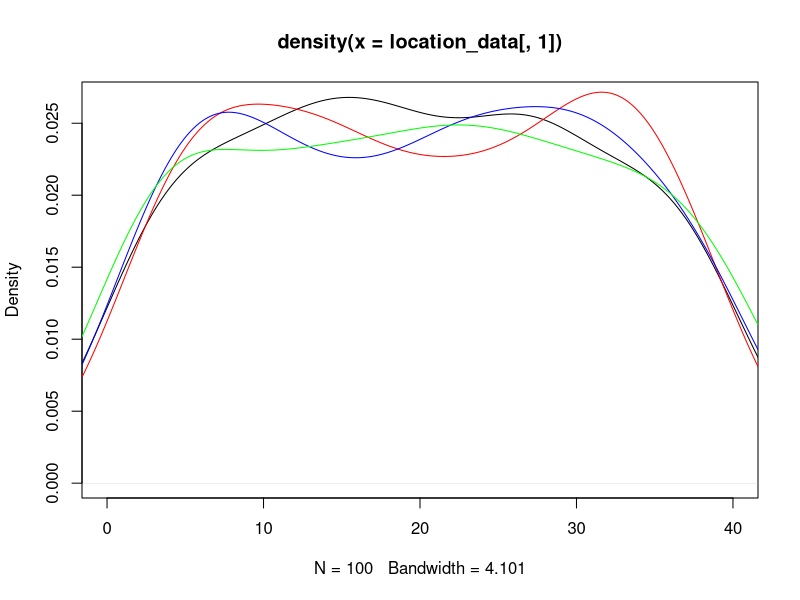
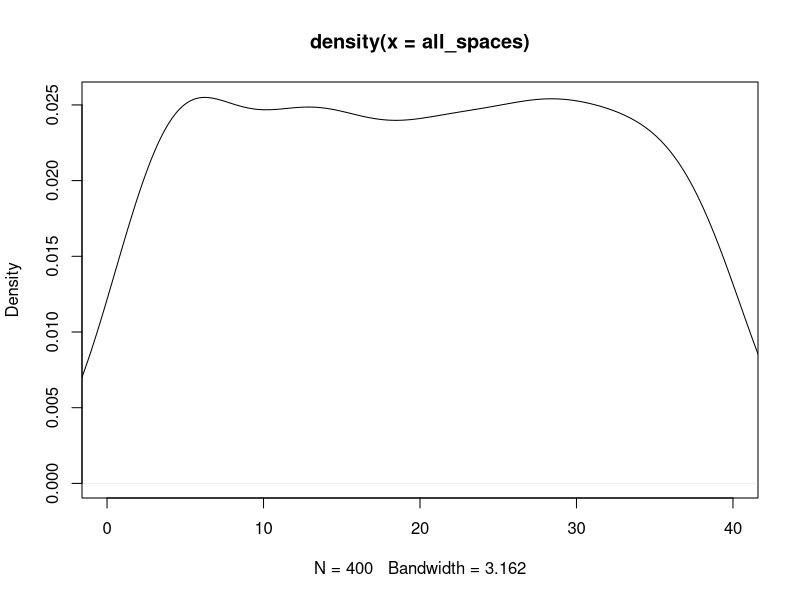
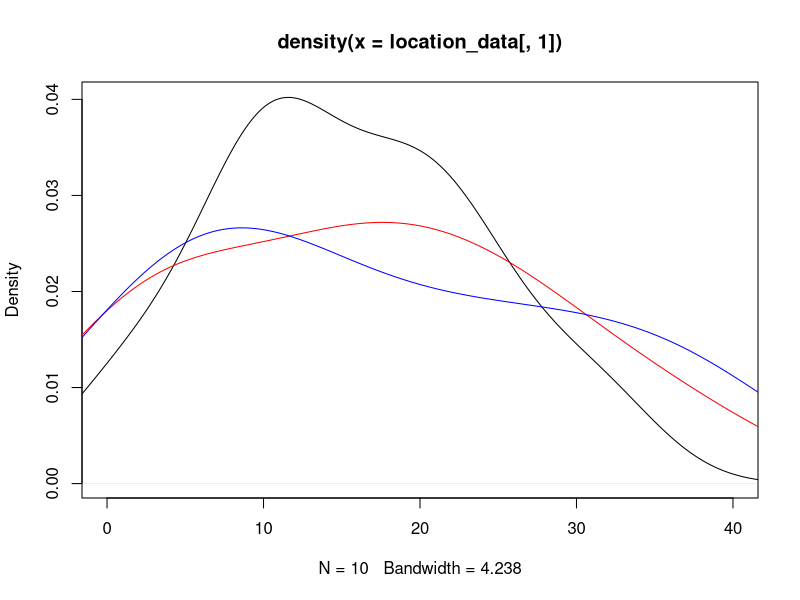
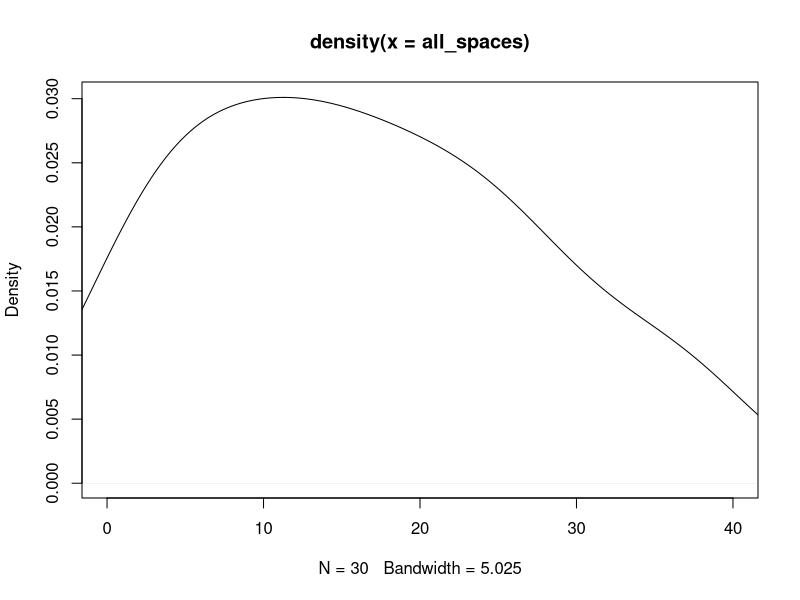

The R source for these figures, in order: (Note: this script raises an error after producing the figures.)
## ---- chunk 1
knitr::opts_chunk$set(echo = TRUE)
## ---- chunk 2
#libraries
library(dplyr)
library(ggplot2)
## ---- chunk 3
#Kayleigh
##LET'S GET MOVING

monopolyBoard <- read.csv("MonopolyBoard.csv", header = T)
monopolyBoard

# Using dice rolls to determine where a player will land on the board
#input: "location"; a number 1-40; where the player is on the board
#output: the amount of spaces the player will move until they are on their new location

#note that this is only accounting for standard dice rolls, no special rules yet...

lets_move = function(location) {
  dice_roll_1 <- sample(1:6, 1, replace = TRUE)
  dice_roll_2 <- sample(1:6, 1, replace = TRUE)
  
  roll_total <- sum(dice_roll_1, dice_roll_2)
  roll_double <- dice_roll_1 == dice_roll_2
  
    location = location + roll_total
    
  if (location <= 40) {
    location = location
  } else {
    location = location - 40
  }
  
  space = monopolyBoard$name[monopolyBoard$spaces == location]
  
  print("You're moving forward...")
  print(roll_total)
  
  print("You're on space...")
  print(location)
  
  #print(space) #This prints out the name of the space that they land on. 
}

#testers
lets_move(1)
lets_move(25)
lets_move(38)
lets_move(40)



#A function to move players around the board and to play Monopoly!
#input: "turns"; the amount of turns we should take
#output: a player's new location on the board

lets_play = function(turns) {
  location = 1
  print("Starting Location: GO!")
  for (i in 1:turns) {
    location = lets_move(location)
  }
  print("You've landed on...")
  return(location)
}



lets_play(10) #tester #in this example if you look at a reference monopoly board and "walk" your way around the board with each move being the number in each output, you'll land on the space on the board corresponding to the final output (when counting "GO" as 1 and/or 40) 

#testers 
#"lets_move" and "lets_play" have both been edited to print out phrases for each roll and move to make it easier to determine how the player is moving. 
#"You're moving forward..." gives the player's roll
#"You're on space..." is the players position after 1 turn/"lets_move"
  # Later try to switch this print statement to the name of the spot that the player is on 
#"You've landed on..." gives the final location after running "lets_play" for "x" turns.
  # Later try to switch this print statement to the name of the spot that the player is on 

lets_play(3)
lets_play(10)

## ---- chunk 4
##DOUBLE DOWN

##WORK IN PROGRESS

#A function using dice rolls to determine how many spaces a player will move with the additional rules for "doubles" in Monopoly
#input: "location"; a number 1-40 where the player is on the board
#outut: the number of spaces the player will move on the board, with the special case of rolling three "doubles" and landing in jail
double_down = function(location) {
  dice_roll_1 <- sample(1:6, 1, replace = TRUE)
  dice_roll_2 <- sample(1:6, 1, replace = TRUE)
  
  roll_total <- sum(dice_roll_1, dice_roll_2)
  roll_double <- dice_roll_1 == dice_roll_2
  
  print("roll was")
  print(roll_total)
    
  if (roll_double) {
    
    dice_roll_3 <- sample(1:6, 1, replace = TRUE)
    dice_roll_4 <- sample(1:6, 1, replace = TRUE)
    
    roll_total_2 <- sum(dice_roll_3, dice_roll_4)
    roll_double_2 <- dice_roll_3 == dice_roll_4
    
    print("roll double was")
    print(roll_total_2)

    
    if (roll_double_2) {
      dice_roll_5 <- sample(1:6, 1, replace = TRUE)
      dice_roll_6 <- sample(1:6, 1, replace = TRUE)
      
      roll_total_3 <- sum(dice_roll_5, dice_roll_6)
      roll_double_3 <- dice_roll_5 == dice_roll_6
      
      print("roll double was")
      print(roll_total_3)
      
      if (roll_double_3) {
        location = 11 #Jail
        print("doubles, doubles, doubles")
        print("You're going to JAIL!")
        
      } else {
        location = location + roll_total + roll_total_2 + roll_total_3
        print("doubles, doubles, not doubles")
        print("You're moving forward...")
        print(roll_total + roll_total_2 + roll_total_3)
      }
    } else {
      location = location + roll_total + roll_total_2
      print("doubles, not doubles")
      print("You're moving forward...")
      print(roll_total+roll_total_2)
    }
  } else {
    location = location + roll_total
    print("no doubles")
    print("You're moving forward...")
    print(roll_total)
  }

    
  if (location <= 40) {
    location = location
  } else {
    location = location - 40
  }

  
  print("You're on space...")
  print(location)
}

double_down(1)
#text out in the function is kinda funky right but it's just to make sure its working right
#In final version switch all dice rolls to sample(1:6,...)

## ---- chunk 5
##CHANCE AND COMMUNITY CHEST CARDS
Card_Numbers <- c(1, 2, 3, 4, 5, 6, 7, 8, 9, 10, 11, 12, 13, 14, 15, 16)

Chance_Cards <- c("Advance to Boardwalk", "Advance to Go (Collect $200)", "Advance to Illinois Avenue. If you pass Go, collect $200", "Advance to St. Charles Place. If you pass Go, collect $200", "Advance to the nearest Railroad. If unowned, you may buy it from the Bank. If owned, pay owner twice the rental to which they are otherwise entitled", "Advance to the nearest Railroad. If unowned, you may buy it from the Bank. If owned, pay owner twice the rental to which they are otherwise entitled", "Advance token to nearest Utility. If unowned, you may buy it from the Bank. If owned, throw dice and pay owner a total ten times amount thrown", "Bank pays you dividend of $50", "Get Out of Jail Free", "Go Back 3 Spaces", "Go to Jail. Go directly to Jail, do not pass Go, do not collect $200", "Make general repairs on all your property. For each house pay $25. For each hotel pay $100", "Speeding fine $15", "Take a trip to Reading Railroad. If you pass Go, collect $200", "You have been elected Chairman of the Board. Pay each player $50", "Your building loan matures. Collect $150")

Chance <- data.frame(Chance_Cards, Card_Numbers)
Chance
##Chance cards to move a player to a new space:
  #1 -> Advance to Boardwalk (space 40)
  #2 -> Advance to Go (space 1)
  #3 -> Advance to Illinois Avenue (space 25)
  #4 -> Advance to St. Charles Place (space 12)
  #5 -> Advance to nearest Railroad (space(s) 6, 16, 26, 36)
  #6 -> Advance to nearest Railraod (space(s) 6, 16, 26, 36)
  #7 -> Advance to nearest Utility (space(s) 13, 29)
  #11 -> Go to Jail (space 11)
  #14 -> Take a trip to Reading Railroad (space 6)

Community_Chest_Cards <- c("Advance to Go (Collect $200)", "Bank error in your favor. Collect $200", "Doctor’s fee. Pay $50", "From sale of stock you get $50", "Get Out of Jail Free", "Go to Jail. Go directly to jail, do not pass Go, do not collect $200", "Holiday fund matures. Receive $100", "Income tax refund. Collect $20", "It is your birthday. Collect $10 from every player", "Life insurance matures. Collect $100", "Pay hospital fees of $100", "Pay school fees of $50", "Receive $25 consultancy fee", "You are assessed for street repair. $40 per house. $115 per hotel", "You have won second prize in a beauty contest. Collect $10", "You inherit $100")

Community_Chest <- data.frame(Community_Chest_Cards, Card_Numbers)
Community_Chest

##Community Chest Cards that move a player to a new space:
  #1 -> Advance to GO (space 1)
  #5 -> Go to Jail (space 11)

## ---- chunk 6
# heidi

#the function "who_goes_first" simulates the initial roll before the game begins in order to determine which player goes first
# input is a number of how many players are going to be playing
# output is the value of each players roll and the player that will start the game based on who had the highest roll
who_goes_first <- function(num_players){
  initial_rolls <- c()
  for (i in 1:num_players) {
    player_i_roll <- sum(sample(1:6, 2, replace=TRUE))
    initial_rolls <- c(initial_rolls, player_i_roll) # vector of every player's roll
    print(paste("Player", i, "rolled", player_i_roll))
  }
  cat("\n")
  if(sum(initial_rolls == max(initial_rolls)) >= 2){
    while (sum(initial_rolls == max(initial_rolls)) >= 2) { # if players tied for highest number
      tied_players <- which(initial_rolls==max(initial_rolls)) # identify which players tied
      print("It's a tie! Roll again")
      cat("\n")
      tie_breaker_rolls <- c()
      for (i in tied_players) { # tied players roll again
       player_i_roll2 <- sum(sample(1:6, 2, replace=TRUE))
       tie_breaker_rolls <- c(tie_breaker_rolls, player_i_roll2)
       print(paste("Player", i, "rolled", player_i_roll2))
      }
      initial_rolls <- tie_breaker_rolls
      highest_roll <- max(tie_breaker_rolls)
      highest_player2 <- tied_players[which(tie_breaker_rolls == highest_roll)]
    }
    cat("\n")
    print(paste("Player", highest_player2, "goes first!"))
  }
  else {
    highest_player <- which.max(initial_rolls) # who rolled the highest number
    print(paste("Player", highest_player, "goes first!"))
  }
}

who_goes_first(4) # test function

## ---- chunk 7
# Olivia
# Website for data: https://stat-jet-asu.github.io/Datasets/InstructorDescriptions/monopoly.html

monopolyBoard <- read.csv("MonopolyBoard.csv", header = T)
head(monopolyBoard)

# This section is for question number 2

# Kayleigh's lets_play function from above incorporating players and density plots
# uses lets_move function from above
# input: turns, # of turns to iterate through; players, number of players (2-4)
# output: density plot with a line for each player's frequency of spaces landed on 
# & density plot for the combined frequency of spaces landed on for all players

lets_play = function(turns, players) {
  location_data <- as.data.frame(matrix(nrow = turns, ncol = players))
  
for (j in 1:players) {
  location = 1
  
  for (i in 1:turns) {
    
    location = lets_move(location)
    location_data[i,j] <- location
    }
  }
  
  # creates density plot of frequency of landing on each space for each player
  plot(density(location_data[,1]), xlim = c(0,40), col = "black")
  
  colors <- c("red", "blue", "green")
  
  for (k in 2:players) {
  lines(density(location_data[,k]), col = colors[k-1]) # adds a density line for each player after the first
  }
  
  # creates density plot for total frequency landing on each space (all players spaces included)
  all_spaces <- as.vector(as.matrix(location_data))
  plot(density(all_spaces), xlim = c(0,40), col = "black")
}
lets_play(100, 4)

## ---- chunk 8
who_goes_first2 <- function(num_players){
  initial_rolls <- c()
  for (i in 1:num_players) {
    player_i_roll <- sum(sample(1:6, 2, replace=TRUE))
    initial_rolls <- c(initial_rolls, player_i_roll) # vector of every player's roll
#    print(paste("Player", i, "rolled", player_i_roll))
  }
  cat("\n")
  if(sum(initial_rolls == max(initial_rolls)) >= 2){
    while (sum(initial_rolls == max(initial_rolls)) >= 2) { # if players tied for highest number
      tied_players <- which(initial_rolls==max(initial_rolls)) # identify which players tied
#      print("It's a tie! Roll again")
#      cat("\n")
      tie_breaker_rolls <- c()
      for (i in tied_players) { # tied players roll again
       player_i_roll2 <- sum(sample(1:6, 2, replace=TRUE))
       tie_breaker_rolls <- c(tie_breaker_rolls, player_i_roll2)
#       print(paste("Player", i, "rolled", player_i_roll2))
      }
      initial_rolls <- tie_breaker_rolls
      highest_roll <- max(tie_breaker_rolls)
      highest_player2 <- tied_players[which(tie_breaker_rolls == highest_roll)]
    }
#    cat("\n")
#    print(paste("Player", highest_player2, "goes first!"))
  }
  else {
    highest_player <- which.max(initial_rolls) # who rolled the highest number
#    print(paste("Player", highest_player, "goes first!"))
#    return(highest_player)
  
    
  # creating player order
  player_order <- length(num_players)
  player_order[1] <- as.integer(highest_player)

 for (j in 2:num_players) {
    
  player_order[j] <- as.integer(player_order[j-1] + 1)
  if (player_order[j] > num_players) {
    player_order[j] <- 1
  }
 }
  print(player_order)
  }
  
  playerlist <- (list(highest_player, player_order))
  return(playerlist)
}

#who_goes_first2(4)

## ---- chunk 9
# Question number 3 -- including jail and double rolls

lets_move2 = function(location) {
  dice_roll_1 <- sample(1:6, 1, replace = TRUE)
  dice_roll_2 <- sample(1:6, 1, replace = TRUE)
  
  roll_total <- sum(dice_roll_1, dice_roll_2)
  roll_double <- dice_roll_1 == dice_roll_2
  
    location = location + roll_total # updates location to be previous location + roll total
    double3 = "false" # double3 is assigned "true" if the player double rolls 3x (as seen in if statement below), otherwise it is assigned "false" 
    
  # first double roll -> roll again
  if (roll_double == TRUE) {
    dice_roll_3 <- sample(1:6, 1, replace = TRUE)
    dice_roll_4 <- sample(1:6, 1, replace = TRUE)
    
    roll_total2 <- sum(dice_roll_3, dice_roll_4)
    roll_double2 <- dice_roll_3 == dice_roll_4
    
    location = location + roll_total2
    double3 = "false"
    
    # if player is at a location past 40, subtract 40 so they go back to the GO space at location "41"
    # this is included in each if statement below so that it applies if player has to roll again
    if (location <= 40) {
      location = location
    } else {
      location = location - 40
    }
     
      # second double roll -> roll again
      if (roll_double2 == TRUE) {
        dice_roll_5 <- sample(1:6, 1, replace = TRUE)
        dice_roll_6 <- sample(1:6, 1, replace = TRUE)
    
        roll_total3 <- sum(dice_roll_5, dice_roll_6)
        roll_double3 <- dice_roll_5 == dice_roll_6
    
        location = location + roll_total3
        double3 = "false"
        
        if (location <= 40) {
          location = location
        } else {
          location = location - 40
        }
        
        # third double roll -> go to jail
          if (roll_double3 == TRUE) {
            location = monopolyBoard$spaces[monopolyBoard$name == "Jail"]
            double3 = "true"
          }
      }
  }  
    
  if (location <= 40) {
    location = location
  } else {
    location = location - 40
  }
  
  listdata <- (list(location, double3)) # creates list for outputs "location" and "double3"
  # if you need to access location from this function, use lets_move2(location)[[1]]
  # if you need to access double3, use lets_move2(double3)[[2]]
  return(listdata)
  
}


# lets_play2 is currently set up to have each player go thru all their turns and then move onto the next player
# probably need to fix this for question 5

## ---- chunk 10

lets_play2 = function(turns, players) {
  
  
  location_data <- as.data.frame(matrix(nrow = turns, ncol = players)) # dataframe will keep data for locations of players for each turn
  double3data <- as.data.frame(matrix(nrow = turns, ncol = players)) # dataframe will say "true" if player double rolled 3x (which lands them in jail) and "false" if they didn't double roll 3x
  
    # puts players in order
    colnames(location_data) <- who_goes_first2(players)[[2]]
  
    location = 1 # each player starts at location 1
    location_data[1,] <- location
    double3 = 0 # initializing "double3" which will be later assigned a "true" or "false" based on if player double rolled 3x
  
    for (i in 2:turns) { # iterates through number of turns
      
        for (j in 1:players) { # rotates through each player
          
        location = lets_move2(location_data[i-1,j])[[1]] # takes location from lets_move2 function and assigns it to location
        location_data[i,j] <- as.integer(location) # puts location value into the dataframe of locations for each player
        double3data[i,j] <- lets_move2(double3)[[2]] # takes "true" or "false" value from double3 and adds it to double3data dataframe
        
      # deals with landing in jail from "go to jail" space and staying there for next 3 turns
      if (31 %in% location_data[i-1,j]) { # if you landed on 31 in the last turn (i-1 turn), you go to jail (space 11) for the ith turn
        location <- 11
        location_data[i,j] <- as.integer(location) # new location is 11
      } else if (11 %in% location_data[i-1,j] & 31 %in% location_data[i-2,j]) { # if you were on space 11 last turn AND you were on space 31 2 turns ago, you stay in jail (space 11) for turn i
        location <- 11
        location_data[i,j] <- as.integer(location)  
      } else if (11 %in% location_data[i-2,j] & 31 %in% location_data[i-3,j]) {
        location <- 11
        location_data[i,j] <- as.integer(location)
      }
        
      # landing in jail from 3x double roll and staying there for next 3 turns
      if (11 %in% location_data[i,j] & "true" %in% double3data[i-1,j]) { # if player's location is 11 (jail) and double3data is"true" (player double rolled 3x), player stays in jail. all 3 if/else if statements keep player in jail for the next 3 turns
        location <- 11
        location_data[i,j] <- as.integer(location)
      } else if (11 %in% location_data[i-1,j] & "true" %in% double3data[i-2,j]) { # 
        location <- 11
        location_data[i,j] <- as.integer(location)
      } else if (11 %in% location_data[i-2,j] & "true" %in% double3data[i-3,j]) {
        location <- 11
        location_data[i,j] <- as.integer(location)
      }
        
    }
  }
  print(location_data)
  
  # creates density plot of frequency of landing on each space for each player
  plot(density(location_data[,1]), xlim = c(0,40), col = "black")
  
  colors <- c("red", "blue", "green")
  
  for (k in 2:players) {
    lines(density(location_data[,k]), col = colors[k-1]) # adds a density line for each player after the first
  }
  
  # creates density plot for total frequency landing on each space (all players spaces included)
  all_spaces <- as.vector(as.matrix(location_data))
  plot(density(all_spaces), xlim = c(0,40), col = "black")
  
}
 
lets_play2(10, 3)

location_data

# how should we go about recording spaces landed on when double rolls occur?

## ---- chunk 11
# olivia (ignore this its a work in progress)
# Figure out how to have players pay and recieve money from landing on chance and community chest spaces

# $200 every time you pass go

     if(draw_card == 5){
        if(location >= 37 && location <= 5){
              location = 6
              
              
            } else if (location >= 6 && location <= 15){
                location = 16
              } else {
                if(location >= 16 && location <= 25){
                  location = 26
                } else {
                  location = 36
                }
              }
            }
  
    if(draw_card == 6){
        if(location >= 37 && location <= 5){
              location = 6
            } else {
              if (location >= 6 && location <= 15){
                location = 16
              } else {
                if(location >= 16 && location <= 25){
                  location = 26
                } else {
                  location = 36
                }
              }
            }
    }

#################



##########

# replaces NAs in rent_0 column with 0s
monopolyBoard$rent_0[is.na(monopolyBoard$rent_0) == TRUE] <- as.integer(0)

lets_play_idk = function(turns, players) {
  
  location_data <- as.data.frame(matrix(nrow = turns, ncol = players))
  double3data <- as.data.frame(matrix(nrow = turns, ncol = players))
  player_bank_data <- data.frame(matrix(nrow = 2, ncol = players))
  
    colnames(location_data) <- who_goes_first2(players)[[2]]
  
    location = 1
    location_data[1,] <- location
    double3 = 0
  
    for (i in 2:turns) {
      
        for (j in 1:players) {
          
        location = lets_move3(location_data[i-1,j])[[1]]
        location_data[i,j] <- as.integer(location)
        double3data[i,j] <- lets_move3(double3)[[2]]
        
      # deals with landing in jail from "go to jail" space and staying there for next 3 turns
      if (31 %in% location_data[i-1,j]) { # if you land on 31 (go to jail), next location is in jail (space 11)
        location <- 11
        location_data[i,j] <- as.integer(location)
      } else if (11 %in% location_data[i-1,j] & 31 %in% location_data[i-2,j]) {
        location <- 11
        location_data[i,j] <- as.integer(location)
      } else if (11 %in% location_data[i-2,j] & 31 %in% location_data[i-3,j]) {
        location <- 11
        location_data[i,j] <- as.integer(location)
      }
        
      # landing in jail from 3x double roll and staying there for next 3 turns
      if (11 %in% location_data[i,j] & "true" %in% double3data[i-1,j]) { # "true" means player double rolled 3x -> jail
        location <- 11
        location_data[i,j] <- as.integer(location)
      } else if (11 %in% location_data[i-1,j] & "true" %in% double3data[i-2,j]) { # 
        location <- 11
        location_data[i,j] <- as.integer(location)
      } else if (11 %in% location_data[i-2,j] & "true" %in% double3data[i-3,j]) {
        location <- 11
        location_data[i,j] <- as.integer(location)
      }

        
      # updating banks when players land on each others properties
      if(location %in% c(2, 4, 6, 7, 9, 10, 12, 13, 14, 15, 16, 17, 19, 20, 22, 24, 25, 26, 27, 28, 29, 30, 32, 33, 35, 36, 38, 40)) {
            
      location = location
      spot <- which(Property_Statuses$Space == location)
      cost <- which(monopolyBoard$spaces == location)
      owned_by_player <- Property_Statuses$Owned_By_Player[spot]
        
      The_Players$Player_Bank[owned_by_player] <- The_Players$Player_Bank[owned_by_player] + monopolyBoard$rent_0[cost]
      The_Players$Player_Bank[j] <- The_Players$Player_Bank[j] - monopolyBoard$rent_0[cost]
          }
    }
  }
  print(location_data)
  print(double3data)
  print(The_Players)
  
  # creates density plot of frequency of landing on each space for each player
  plot(density(location_data[,1]), xlim = c(0,40), col = "black")
  
  plot(location_data[,1], xlim= c(0,40), col="black", type="h", xlab="Spaces", ylab="Frequency", main="Frequency of Landing on Each Space for Each Player")
  
  colors <- c("red", "blue", "green")
  
  for (k in 2:players) {
    lines(density(location_data[,k]), col = colors[k-1]) # adds a density line for each player after the first
  }
  
  # creates density plot for total frequency landing on each space (all players spaces included)
  all_spaces <- as.vector(as.matrix(location_data))
  plot(density(all_spaces), xlim = c(0,40), col = "black")
 
}

lets_play_idk(10, 4)

## ---- chunk 12
#4 - Kayleigh and Maddie 
#Chance - spaces 8, 23, 37
#Community Chest - spaces 3, 18, 34
Chance

Drawing_Chance = function(location) {
  location = location
  draw_card <- sample(1:16, 1, replace = TRUE)
  player_card <- Chance$Chance_Cards[draw_card]
  print(player_card)

  
      if(draw_card == 1) {
        location = 1
      }
      
      if(draw_card == 2) {
        location = 1
      }
      
      if(draw_card == 3) {
        location = 25
      }
  
      if(draw_card == 4){
        location = 12
      }
  
      if(draw_card == 5){
        if(location >= 37 && location <= 5){
              location = 6
            } else {
              if (location >= 6 && location <= 15){
                location = 16
              } else {
                if(location >= 16 && location <= 25){
                  location = 26
                } else {
                  location = 36
                }
              }
            }
    }
  
    if(draw_card == 6){
        if(location >= 37 && location <= 5){
              location = 6
            } else {
              if (location >= 6 && location <= 15){
                location = 16
              } else {
                if(location >= 16 && location <= 25){
                  location = 26
                } else {
                  location = 36
                }
              }
            }
    }
  
    if(draw_card == 7){
        if(location >= 29 && location <= 12){
              location = 13
            } else {
              location = 29
    }
  }
  
    if(draw_card == 11) {
      location = 11
    }
  
    if(draw_card == 14) {
      location = 6
    }
  
    if(draw_card == 10) {
      location = location - 3
    }
  
    location = location
    return(location)
}

Drawing_Chance(8)
Drawing_Chance(23)
Drawing_Chance(37)

Drawing_Community_Chest = function(location) {
  location = location
  draw_card_chest <- sample(1:16, 1, replace = TRUE)
  player_card_chest <- Community_Chest$Community_Chest_Cards[draw_card_chest]
  print(player_card_chest)
  print(location)
  
  if (draw_card_chest == 1) {
    location = 1
  } else {
    if (draw_card_chest == 6) {
    location = 11
    } else {
      location = location
    }
  
  }
  
  location = location 
  return(location)
}

Drawing_Community_Chest(3)
Drawing_Community_Chest(18)
Drawing_Community_Chest(34)

lets_move3 = function(location) {
  dice_roll_1 <- sample(1:6, 1, replace = TRUE)
  dice_roll_2 <- sample(1:6, 1, replace = TRUE)
  
  roll_total <- sum(dice_roll_1, dice_roll_2)
  roll_double <- dice_roll_1 == dice_roll_2
  
    location = location + roll_total
    double3 = "false"
  
  print("your roll total is...")
  print(roll_total)

  if (location <= 40) {
      location = location
  } else {
      location = location - 40
  }
   
  print("your location is...")
  print(location)
  
  if(location == 8 || location == 23 || location == 27) {
    location = Drawing_Chance(location)
    print("your location is...")
    print(location)
  }
  
  if(location == 3 || location == 18 || location == 34) {
    location = Drawing_Community_Chest(location)
    print("your location is...")
    print(location)
  }
    
  # first double roll -> roll again
  if (roll_double == TRUE) {
    dice_roll_3 <- sample(1:6, 1, replace = TRUE)
    dice_roll_4 <- sample(1:6, 1, replace = TRUE)
    
    roll_total2 <- sum(dice_roll_3, dice_roll_4)
    roll_double2 <- dice_roll_3 == dice_roll_4
    
    location = location + roll_total2
    double3 = "false"
    print("1 double")
    
    if (location <= 40) {
      location = location
    } else {
      location = location - 40
    }
    
    
    if(location == 8 || location == 23 || location == 27) {
    location = Drawing_Chance(location)
    }
  
  if(location == 3 || location == 18 || location == 34) {
    location = Drawing_Community_Chest(location)
    }
     
      # second double roll -> roll again
      if (roll_double2 == TRUE) {
        dice_roll_5 <- sample(1:6, 1, replace = TRUE)
        dice_roll_6 <- sample(1:6, 1, replace = TRUE)
    
        roll_total3 <- sum(dice_roll_5, dice_roll_6)
        roll_double3 <- dice_roll_5 == dice_roll_6
    
        location = location + roll_total3
        double3 = "false"
        print("2 doubles")
        
        if (location <= 40) {
          location = location
        } else {
          location = location - 40
        }
        
        if(location == 8 || location == 23 || location == 27) {
          location = Drawing_Chance(location)
        }
  
        if(location == 3 || location == 18 || location == 34) {
          location = Drawing_Community_Chest(location)
         
        }
        
        # third double roll -> go to jail
          if (roll_double3 == TRUE) {
            location = monopolyBoard$spaces[monopolyBoard$name == "Jail"]
            double3 = "true"
            print("three doubles")
          }
      }
  }  
   
  location = location 
  
  print("your location is...")
  print(location)
  listdata <- (list(location, double3))
  return(listdata)
  
}

lets_move3(1)


lets_play3 = function(turns, players) {
  
  location_data <- as.data.frame(matrix(nrow = turns, ncol = players))
  double3data <- as.data.frame(matrix(nrow = turns, ncol = players))
  
    colnames(location_data) <- who_goes_first2(players)[[2]]
  
    location = 1
    location_data[1,] <- location
    double3 = 0
  
    for (i in 2:turns) {
      
        for (j in 1:players) {
          
        location = lets_move3(location_data[i-1,j])[[1]]
        location_data[i,j] <- as.integer(location)
        double3data[i,j] <- lets_move3(double3)[[2]]
        
      # deals with landing in jail from "go to jail" space and staying there for next 3 turns
      if (31 %in% location_data[i-1,j]) { # if you land on 31 (go to jail), next location is in jail (space 11)
        location <- 11
        location_data[i,j] <- as.integer(location)
      } else if (11 %in% location_data[i-1,j] & 31 %in% location_data[i-2,j]) {
        location <- 11
        location_data[i,j] <- as.integer(location)
      } else if (11 %in% location_data[i-2,j] & 31 %in% location_data[i-3,j]) {
        location <- 11
        location_data[i,j] <- as.integer(location)
      }
        
      # landing in jail from 3x double roll and staying there for next 3 turns
      if (11 %in% location_data[i,j] & "true" %in% double3data[i-1,j]) { # "true" means player double rolled 3x -> jail
        location <- 11
        location_data[i,j] <- as.integer(location)
      } else if (11 %in% location_data[i-1,j] & "true" %in% double3data[i-2,j]) { # 
        location <- 11
        location_data[i,j] <- as.integer(location)
      } else if (11 %in% location_data[i-2,j] & "true" %in% double3data[i-3,j]) {
        location <- 11
        location_data[i,j] <- as.integer(location)
      }
        
    }
  }
  print(location_data)
  print(double3data)


  
  # creates density plot of frequency of landing on each space for each player
  plot(density(location_data[,1]), xlim = c(0,40), col = "black")
  
  plot(location_data[,1], xlim= c(0,40), col="black", type="h", xlab="Spaces", ylab="Frequency", main="Frequency of Landing on Each Space for Each Player")
  
  colors <- c("red", "blue", "green")
  
  for (k in 2:players) {
    lines(density(location_data[,k]), col = colors[k-1]) # adds a density line for each player after the first
  }
  
  # creates density plot for total frequency landing on each space (all players spaces included)
  all_spaces <- as.vector(as.matrix(location_data))
  plot(density(all_spaces), xlim = c(0,40), col = "black")
  
}


lets_play3(100, 4)

## ---- chunk 13

#use lets_move2 for freq plot

Chance
## ---- chunk 14
#hello
dice_roll <- sum(sample(1:6, 2, replace = TRUE))
dice_roll

Drawing_Chance = function(location) {
  location = location
  amount <- 0 
  draw_card <- sample(1:16, 1, replace = TRUE)
  player_card <- Chance$Chance_Cards[draw_card]
  print(player_card)

  
      if(draw_card == 1) {
        location = 1
      }
      
      if(draw_card == 2) {
        location = 1
        amount = 200
      }
      
      if(draw_card == 3) {
        if(location > 25){
          amount = 200
        }else{
          amount = amount
    }
        location = 25
      }
  
      if(draw_card == 4){
        if(location > 13 ){
          amount = 200
        }else{
          amount = amount
    }
        location = 12
      }
  
      if(draw_card == 5){
        if(location >= 37 && location <= 5){
              location = 6
            } else {
              if (location >= 6 && location <= 15){
                location = 16
              } else {
                if(location >= 16 && location <= 25){
                  location = 26
                } else {
                  location = 36
                }
              }
            }
    }
  
    if(draw_card == 6){
        if(location >= 37 && location <= 5){
              location = 6
            } else {
              if (location >= 6 && location <= 15){
                location = 16
              } else {
                if(location >= 16 && location <= 25){
                  location = 26
                } else {
                  location = 36
                }
              }
            }
    }
  
    if(draw_card == 7){
        if(location >= 29 && location <= 12){
              location = 13
            } else {
              location = 29
    }
    }
  
    if(draw_card == 8){
      amount = -50
    }
  
    if(draw_card == 10) {
      location = location - 3
    }
  
    if(draw_card == 11) {
      location = 11
    }
  
    if(draw_card == 13){
      amount = -15
    }
  
    if(draw_card == 14) {
      if(location > 6){
        amount = 200
      }else{
        amount = amount
    }
      location = 6
    }
  
    if(draw_card == 16){
      amount = 150
    }
  
   
    location = location
    amount = amount
    list_location_amount <- list(location, amount)
    return(list_location_amount)
}

Drawing_Community_Chest = function(location) {
  location = location
  amount <- 0
  draw_card_chest <- sample(1:16, 1, replace = TRUE)
  player_card_chest <- Community_Chest$Community_Chest_Cards[draw_card_chest]
  print(player_card_chest)
  print(location)
  
  
  if (draw_card_chest == 1) {
    location = 1
    amount = 200
  }
  
  #Bank error in your favor. Collect $200
  if(draw_card_chest == 2){
    amount = 200
  }
  
  #Doctor’s fee. Pay $50
  if(draw_card_chest == 3){
    amount = -50
  }
  
  #From sale of stock you get $50
  if(draw_card_chest == 4){
    amount = 50
  }
  
  if(draw_card_chest == 6) {
    location = 11
  }
  
  #Holiday fund matures. Receive $100
  if(draw_card_chest == 7){
    amount = 100
  }
  
  #Income tax refund. Collect $20
  if(draw_card_chest == 8){
    amount = 20
  }
  
  #Life insurance matures. Collect $100
  if(draw_card_chest == 10){
    amount = 100
  }
  
  #Pay hospital fees of $100
  if(draw_card_chest == 11){
    amount = -100
  }
  
  #Pay school fees of $50
  if(draw_card_chest == 12){
    amount = -50
  }
  
  #Receive $25 consultancy fee
  if(draw_card_chest == 13){
    amount = 25
  }
  
  #You have won second prize in a beauty contest. Collect $10
  if(draw_card_chest == 15){
    amount = 10
  }
  
  #You inherit $100
  if(draw_card_chest == 16){
    amount = 100
  }
  
  location = location 
  amount = amount
  list_location_amount <- list(location,amount)
  return(list_location_amount)
}

Drawing_Community_Chest(10) # test

Chance
Community_Chest
## ---- chunk 15
library(tidyverse)
## ---- chunk 16
Players <- c("Player 1", "Player 2", "Player 3", "Player 4")
Player_Bank <- c(1250, 1250, 1250, 1250)
The_Players <- data.frame(Players, Player_Bank)

Property <- c("Mediterranean", "Baltic", "Reading Railroad", "Oriental", "Vermot", "Connecticut", "St. Charles", "Electric Company", "States", "Virginia", "Pennsylvania Railroad", "St. James", "Tennessee", "New York", "Kentucky", "Indiana", "Illinios", "B&O Railroad", "Atlantic", "Ventnor", "Water Works", "Marvin Gardens", "Pacific", "N. Carolina", "Pennsylvania", "Short Line Railroad", "Park Place", "Boardwalk")
Owned_By_Player <- sample(1:4, 28, replace = TRUE)
Space <- c(2, 4, 6, 7, 9, 10, 12, 13, 14, 15, 16, 17, 19, 20, 22, 24, 25, 26, 27, 28, 29, 30, 32, 33, 35, 36, 38, 40)
Property_Statuses <- data.frame(Property, Space, Owned_By_Player)
Property_Statuses

lets_move3 = function(location) {
  dice_roll_1 <- sample(1:6, 1, replace = TRUE)
  dice_roll_2 <- sample(1:6, 1, replace = TRUE)
  
  roll_total <- sum(dice_roll_1, dice_roll_2)
  roll_double <- dice_roll_1 == dice_roll_2
  
    location = location + roll_total
    double3 = "false"


  if (location <= 40) {
      location = location
  } else {
      location = location - 40
  }

  if(location == 8 || location == 23 || location == 27) {
    location = Drawing_Chance(location)

  }
  
  if(location == 3 || location == 18 || location == 34) {
    location = Drawing_Community_Chest(location)

  }

  # first double roll -> roll again
  if (roll_double == TRUE) {
    dice_roll_3 <- sample(1:6, 1, replace = TRUE)
    dice_roll_4 <- sample(1:6, 1, replace = TRUE)
    
    roll_total2 <- sum(dice_roll_3, dice_roll_4)
    roll_double2 <- dice_roll_3 == dice_roll_4
    
    location = location + roll_total2
    double3 = "false"

    
    if (location <= 40) {
      location = location
    } else {
      location = location - 40
    }
    
    
    if(location == 8 || location == 23 || location == 27) {
    location = Drawing_Chance(location)
    }
  
  if(location == 3 || location == 18 || location == 34) {
    location = Drawing_Community_Chest(location)
    }
    
      # second double roll -> roll again
      if (roll_double2 == TRUE) {
        dice_roll_5 <- sample(1:6, 1, replace = TRUE)
        dice_roll_6 <- sample(1:6, 1, replace = TRUE)
    
        roll_total3 <- sum(dice_roll_5, dice_roll_6)
        roll_double3 <- dice_roll_5 == dice_roll_6
    
        location = location + roll_total3
        double3 = "false"
        
        if (location <= 40) {
          location = location
        } else {
          location = location - 40
        }
        
        if(location == 8 || location == 23 || location == 27) {
          location = Drawing_Chance(location)
        }
  
        if(location == 3 || location == 18 || location == 34) {
          location = Drawing_Community_Chest(location)
         
        }
        
        # third double roll -> go to jail
          if (roll_double3 == TRUE) {
            location = monopolyBoard$spaces[monopolyBoard$name == "Jail"]
            double3 = "true"
          }
      }
  }  
   
  location = location 
}

lets_move3(2)


lets_play4 = function(turns, players) {
  
  location_data <- as.data.frame(matrix(nrow = turns, ncol = players))
  double3data <- as.data.frame(matrix(nrow = turns, ncol = players))
  players_banks <- as.data.frame(matrix(nrow = turns, ncol = players))

print(Property_Statuses)

  for (j in 1:players) {
    location = 1
    double3 = 0
    
    
    for (i in 1:turns) {
        print("player")
        print(j)
        location = lets_move3(location)[[1]]
        location_data[i,j] <- as.integer(location)
        double3data[i,j] <- lets_move3(double3)[[2]]

                
      # deals with landing in jail from "go to jail" space and staying there for next 3 turns
      if (31 %in% location_data[i-1,j]) { # if you land on 31 (go to jail), next location is in jail (space 11)
        location <- 11
        location_data[i,j] <- as.integer(location)
      } else if (11 %in% location_data[i-1,j] & 31 %in% location_data[i-2,j]) {
        location <- 11
        location_data[i,j] <- as.integer(location)
      } else if (11 %in% location_data[i-2,j] & 31 %in% location_data[i-3,j]) {
        location <- 11
        location_data[i,j] <- as.integer(location)
      }
        
      # landing in jail from 3x double roll and staying there for next 3 turns
      if (11 %in% location_data[i,j] & "true" %in% double3data[i-1,j]) { # "true" means player double rolled 3x -> jail
        location <- 11
        location_data[i,j] <- as.integer(location)
      } else if (11 %in% location_data[i-1,j] & "true" %in% double3data[i-2,j]) { # 
        location <- 11
        location_data[i,j] <- as.integer(location)
      } else if (11 %in% location_data[i-2,j] & "true" %in% double3data[i-3,j]) {
        location <- 11
        location_data[i,j] <- as.integer(location)
      }
  
      
    }
  }
  
print(location_data)
return(The_Players)

}

lets_play4(1,4)
## ---- chunk 17
monopolyBoard
Players <- c("Player 1", "Player 2", "Player 3", "Player 4")
Player_Bank <- c(1250, 1250, 1250, 1250)
The_Players <- data.frame(Players, Player_Bank)

Property <- c("Mediterranean", "Baltic", "Reading Railroad", "Oriental", "Vermot", "Connecticut", "St. Charles", "Electric Company", "States", "Virginia", "Pennsylvania Railroad", "St. James", "Tennessee", "New York", "Kentucky", "Indiana", "Illinios", "B&O Railroad", "Atlantic", "Ventnor", "Water Works", "Marvin Gardens", "Pacific", "N. Carolina", "Pennsylvania", "Short Line Railroad", "Park Place", "Boardwalk")
Owned_By_Player <- sample(1:4, 28, replace = TRUE)
Space <- c(2, 4, 6, 7, 9, 10, 12, 13, 14, 15, 16, 17, 19, 20, 22, 24, 25, 26, 27, 28, 29, 30, 32, 33, 35, 36, 38, 40)
Property_Statuses <- data.frame(Property, Space, Owned_By_Player)
Property_Statuses


Updating_Player_Bank <- function(location, j) {
  if(location == 2 || location == 4 || location == 6 || location == 7 || location == 9 || location == 10 || location == 12 || location == 13 || location == 14 || location == 15 || location == 16 || location == 17 || location == 19 || location == 20 || location == 22 || location == 24 || location == 25 || location == 26 || location == 27 || location == 28 || location == 29 || location == 30 || location == 32 || location == 33 || location == 35 || location == 36 || location == 38 || location == 40){
    location = location
    spot <- which(Property_Statuses$Space == location)
    cost <- which(monopolyBoard$spaces == location)
    owned_by_player <- Property_Statuses$Owned_By_Player[spot]
    The_Players$Player_Bank[owned_by_player] <- The_Players$Player_Bank[owned_by_player] + monopolyBoard$cost[cost]
    The_Players$Player_Bank[owned_by_player]
    The_Players
    
    The_Players$Player_Bank[owned_by_player] <- The_Players$Player_Bank[owned_by_player] + monopolyBoard$rent_0[cost]
    
    The_Players$Player_Bank[j] <- The_Players$Player_Bank[j] - monopolyBoard$rent_0[cost]
    
    return(The_Players)

  }
}

Updating_Player_Bank(12, 3)
## ---- chunk 18
lets_move4 = function(location) {
  dice_roll_1 <- sample(1:6, 1, replace = TRUE)
  dice_roll_2 <- sample(1:6, 1, replace = TRUE)
  
  roll_total <- sum(dice_roll_1, dice_roll_2)
  roll_double <- dice_roll_1 == dice_roll_2
  
    location = location + roll_total
    double3 = "false"
    
    j=2

  if (location <= 40) {
      location = location
      Updating_Player_Bank(location, j)
  } else {
      location = location - 40
      Updating_Player_Bank(location, j)
  }


  if(location == 8 || location == 23 || location == 27) {
    location = Drawing_Chance(location)
    Updating_Player_Bank(location, j)

  }
  
  if(location == 3 || location == 18 || location == 34) {
    location = Drawing_Community_Chest(location)
    Updating_Player_Bank(location, j)

  }


  # first double roll -> roll again
  if (roll_double == TRUE) {
    dice_roll_3 <- sample(1:6, 1, replace = TRUE)
    dice_roll_4 <- sample(1:6, 1, replace = TRUE)
    
    roll_total2 <- sum(dice_roll_3, dice_roll_4)
    roll_double2 <- dice_roll_3 == dice_roll_4
    
    location = location + roll_total2
    double3 = "false"

    
    if (location <= 40) {
      location = location
      Updating_Player_Bank(location, j)
      
    } else {
      location = location - 40
      Updating_Player_Bank(location, j)
    }
    
    
    if(location == 8 || location == 23 || location == 27) {
    location = Drawing_Chance(location)
    Updating_Player_Bank(location, j)
    }
  
  if(location == 3 || location == 18 || location == 34) {
    location = Drawing_Community_Chest(location)
    Updating_Player_Bank(location, j)
    }

    
      # second double roll -> roll again
      if (roll_double2 == TRUE) {
        dice_roll_5 <- sample(1:6, 1, replace = TRUE)
        dice_roll_6 <- sample(1:6, 1, replace = TRUE)
    
        roll_total3 <- sum(dice_roll_5, dice_roll_6)
        roll_double3 <- dice_roll_5 == dice_roll_6
    
        location = location + roll_total3
        double3 = "false"
        
        if (location <= 40) {
          location = location
          Updating_Player_Bank(location, j)
        } else {
          location = location - 40
          Updating_Player_Bank(location, j)
        }
        
        if(location == 8 || location == 23 || location == 27) {
          location = Drawing_Chance(location)
          Updating_Player_Bank(location, j)
        }
  
        if(location == 3 || location == 18 || location == 34) {
          location = Drawing_Community_Chest(location)
          Updating_Player_Bank(location, j)
         
        }

        
        # third double roll -> go to jail
          if (roll_double3 == TRUE) {
            location = monopolyBoard$spaces[monopolyBoard$name == "Jail"]
            double3 = "true"
          }
      }
  }  
   
  location = location 
  
  listdata <- (list(location, double3))
  return(listdata)
  return(Updating_Player_Bank(location, j))
  
}

lets_move4(12)
lets_move4(Updating_Player_Bank())
## ---- chunk 19

lets_play4 = function(turns, players) {
  
  location_data <- as.data.frame(matrix(nrow = turns, ncol = players))
  double3data <- as.data.frame(matrix(nrow = turns, ncol = players))
  
    colnames(location_data) <- who_goes_first2(players)[[2]]
  
    location = 1
    location_data[1,] <- location
    double3 = 0
  
    for (i in 2:turns) {
      
        for (j in 1:players) {
          
        location = lets_move4(location_data[i-1,j])[[1]]
        location_data[i,j] <- as.integer(location)
        double3data[i,j] <- lets_move4(double3)[[2]]
        print(j)
        
      # deals with landing in jail from "go to jail" space and staying there for next 3 turns
      if (31 %in% location_data[i-1,j]) { # if you land on 31 (go to jail), next location is in jail (space 11)
        location <- 11
        location_data[i,j] <- as.integer(location)
      } else if (11 %in% location_data[i-1,j] & 31 %in% location_data[i-2,j]) {
        location <- 11
        location_data[i,j] <- as.integer(location)
      } else if (11 %in% location_data[i-2,j] & 31 %in% location_data[i-3,j]) {
        location <- 11
        location_data[i,j] <- as.integer(location)
      }
        
      # landing in jail from 3x double roll and staying there for next 3 turns
      if (11 %in% location_data[i,j] & "true" %in% double3data[i-1,j]) { # "true" means player double rolled 3x -> jail
        location <- 11
        location_data[i,j] <- as.integer(location)
      } else if (11 %in% location_data[i-1,j] & "true" %in% double3data[i-2,j]) { # 
        location <- 11
        location_data[i,j] <- as.integer(location)
      } else if (11 %in% location_data[i-2,j] & "true" %in% double3data[i-3,j]) {
        location <- 11
        location_data[i,j] <- as.integer(location)
      }
        
    }
    }
    
  print(location_data)
  print(double3data)
  print(The_Players)
    
  # creates density plot of frequency of landing on each space for each player
  plot(density(location_data[,1]), xlim = c(0,40), col = "black")
  plot(location_data[,1], xlim= c(0,40), col="black", type="h", xlab="Spaces", ylab="Frequency", main="Frequency of Landing on Each Space for Each Player")
  
  colors <- c("red", "blue", "green")
  
  for (k in 2:players) {
    lines(density(location_data[,k]), col = colors[k-1]) # adds a density line for each player after the first
  }
  
  # creates density plot for total frequency landing on each space (all players spaces included)
  all_spaces <- as.vector(as.matrix(location_data))
  plot(density(all_spaces), xlim = c(0,40), col = "black")

}

lets_play4(10, 4)
